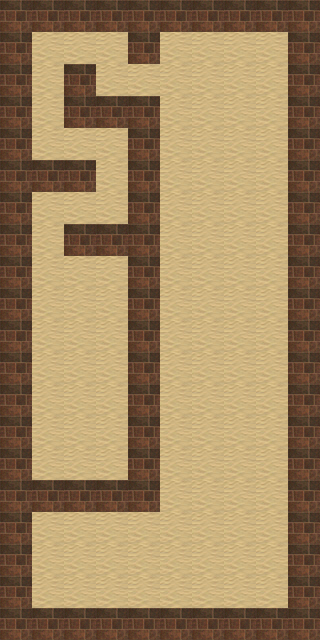

A level layout from a 2D game, rendered from its tile map. Below: a short description, then the map file with tile-grid data replaced by summaries:
An orthogonal 10x20 tile map with 32x32 px tiles, 1 tile layer (Tile Layer 1).

<map version="1.0" orientation="orthogonal" renderorder="right-down" width="10" height="20" tilewidth="32" tileheight="32" nextobjectid="1">
 <tileset firstgid="1" name="terrain" tilewidth="32" tileheight="32" tilecount="1024">
  <image source="../terrain-6.png" width="1024" height="1024" />
 </tileset>
 <layer name="Tile Layer 1" width="10" height="20">
  <data>[200 cells, 200 non-empty, 2 distinct tile ids]</data>
 </layer>
</map>